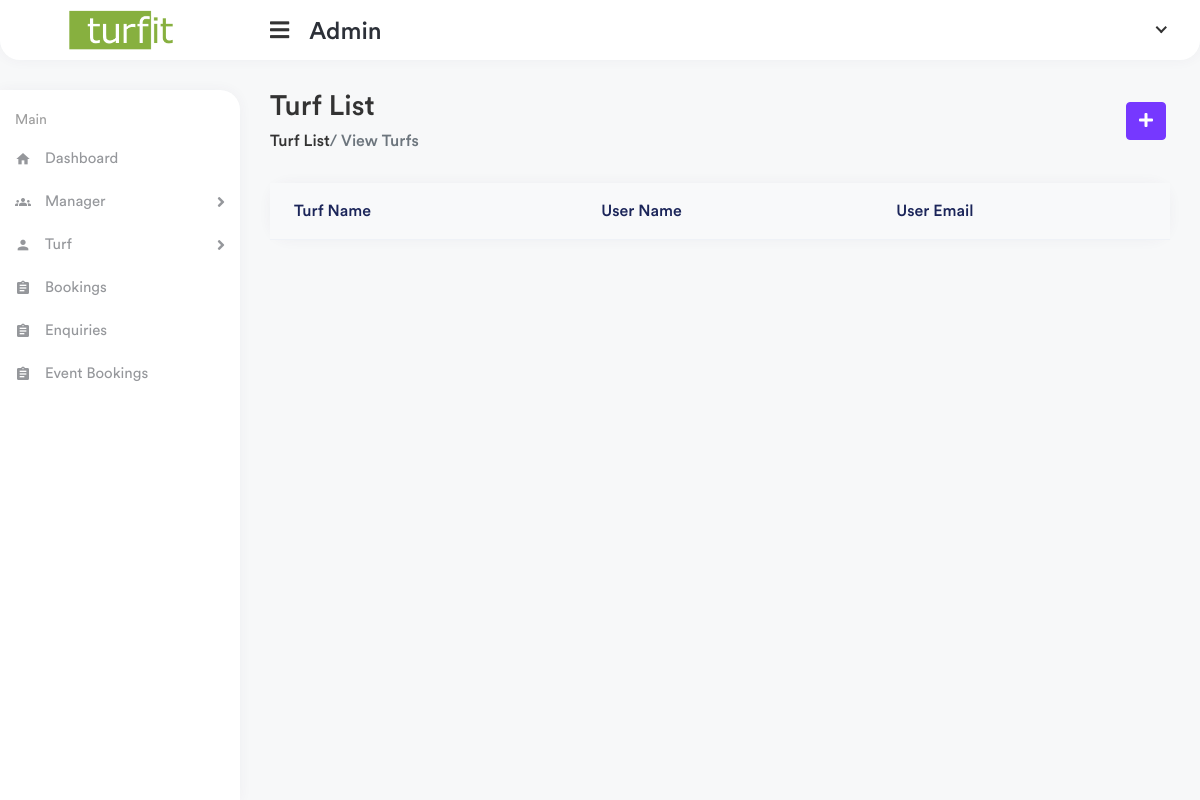
The page /app1/bookings on the database as committed earlier.
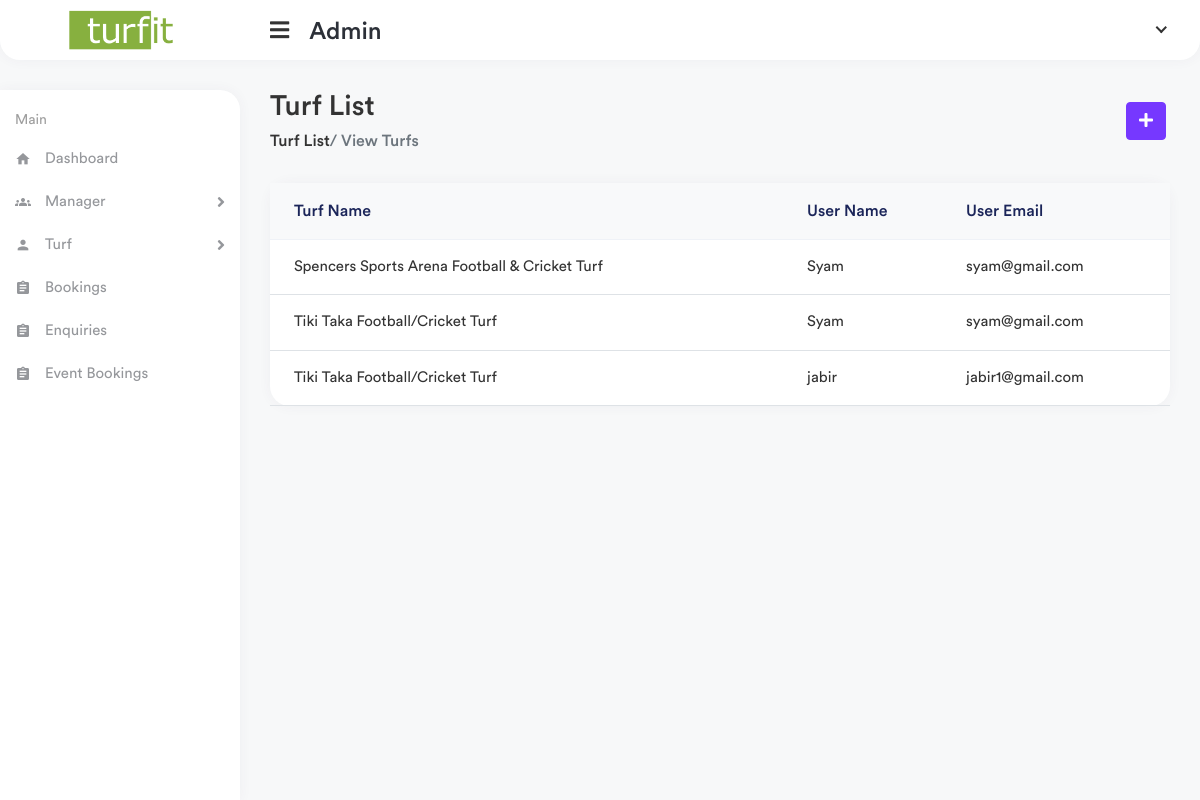
The same page on the database as committed later.
### manager/models.py (models this page shows, shortened)
class TimeSlot(models.Model):
    turf = models.ForeignKey(Turf,on_delete=models.CASCADE,null=True)
    manager = models.ForeignKey(TurfManager,on_delete=models.CASCADE,null=True)
    start_time = models.TimeField()
    end_time = models.TimeField()
    is_booked = models.BooleanField(default=True)
    status = models.IntegerField(default=0)
    turf_user = models.ForeignKey(TurfUser,on_delete=models.CASCADE,null=True)
    price = models.CharField(max_length=100)
    date_for_book = models.DateField()

class Turf(models.Model):
    manager = models.ForeignKey(TurfManager, on_delete=models.CASCADE, null=True)
    turf_name = models.CharField(max_length=100)
    turf_place = models.CharField(max_length=100)
    phone = models.CharField(max_length=100)
    turf_image = models.ImageField( upload_to="image/testimagemodel/")
    def __str__(self):
        return str(self.turf_name)

### website/models.py (models this page shows)
class TurfUser(models.Model):
    user = models.OneToOneField(User,on_delete=models.CASCADE)
    name = models.CharField(max_length=100)
    phone = models.CharField(max_length=100)
    email = models.EmailField()
    def __str__(self):
        return str(self.name)

### app1/views.py (the view)
# urls.py: path('bookings',views.bookings,name="bookings"),
def bookings(request):
    bookings = TimeSlot.objects.filter(status=1)
    context = {
        'bookings' : bookings
    }
    return render(request,'app1/bookings.html',context)

### templates/app1/bookings.html (shortened to what this page needs)
{% extends 'app1/partials/base.html' %}
{% load static %}
{% block content %}
<div class="page-wrapper">
    <div class="content container-fluid">
        <div class="page-header">
            <div class="row align-items-center">
                <div class="col">
                    <h3 class="page-title">Turf List</h3>
                    <ul class="breadcrumb">
                        <li class="breadcrumb"><a href=""> Turf List</a>
                        </li>
                        <li class="breadcrumb active"> / View Turfs</li>
                    </ul>
                </div>
                <div class="col-auto">
                    <a href="{% url 'main_admin:add_manager' %}" class="btn btn-primary me-1">
                        <i class="fas fa-plus"></i>
                    </a>
                </div>
            </div>
        </div>
        <div class="row">
            <div class="col-sm-12">
                <div class="card card-table">
                    <div class="card-body">
                        <div class="table-responsive">
                            <table class="table table-center table-hover datatable">
                                <thead class="thead-light">
                                    <tr>
                                        <th>Turf Name</th>
                                        <th>User Name</th>
                                        <th>User Email</th>
                                    </tr>
                                </thead>
                                <tbody>
                                    {% for bookings in bookings %}
                                    <tr>
                                        <td>
                                            <h2 class="">
                                                <a href="">{{bookings.turf}} </a>
                                            </h2>
                                        </td>
                                        <td>{{bookings.turf_user}}
                                        </td>
                                        <td>
                                            {{bookings.turf_user.email}}
                                        </td>
                                    </tr>
                                </tbody>
                                {% endfor %}
                            </table>
                        </div>
                    </div>
                </div>
            </div>
        </div>
    </div>
</div>
{% endblock %}

Rows that differ between the two databases and show on the page:
added TimeSlot: turf "Spencers Sports Arena Football & Cricket Turf", turf_user "Syam", turf_user.email "syam@gmail.com"
added TimeSlot: turf "Tiki Taka Football/Cricket Turf", turf_user "Syam", turf_user.email "syam@gmail.com"
added TimeSlot: turf "Tiki Taka Football/Cricket Turf", turf_user "jabir", turf_user.email "jabir1@gmail.com"
